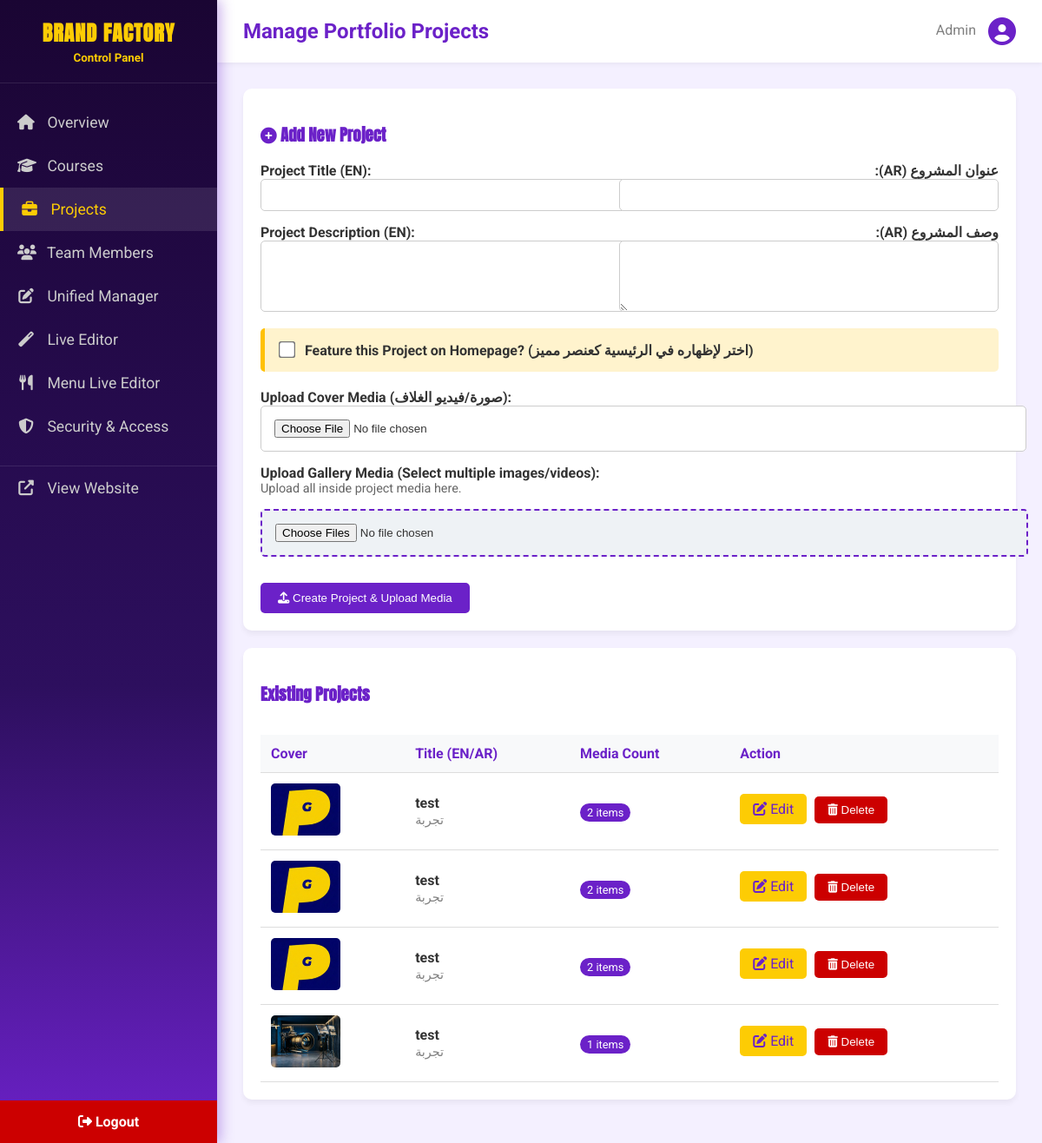
The page /admin/projects (signed in) on the database its author committed.
### main.py (models this page shows)
class Project(db.Model):
    id = db.Column(db.Integer, primary_key=True)
    title_ar = db.Column(db.String(100), nullable=False)
    title_en = db.Column(db.String(100), nullable=False)
    description_ar = db.Column(db.Text, nullable=True)
    description_en = db.Column(db.Text, nullable=True)
    is_featured = db.Column(db.Boolean, default=False)
    cover_media = db.Column(db.String(128), nullable=True)
    cover_media_type = db.Column(db.String(20), nullable=True) # 'image' or 'video'
    media_items = relationship('ProjectMedia', backref='project', cascade="all, delete-orphan")
    @property
    def thumbnail(self):
        if self.cover_media and self.cover_media_type == 'image':
            return self.cover_media
        for m in self.media_items:
            if m.media_type == 'image':
                return m.path
        return None

### main.py (the view, shortened to what this page needs)
@admin_bp.route('/projects', methods=['GET', 'POST'])
@login_required
def projects():
    projects_list = Project.query.order_by(Project.id.desc()).all()
    return render_template('admin/projects.html', projects=projects_list)

### main.py (called while the page is built)
@app.before_request
def before_request():
    g.lang = session.get('lang', 'ar') # اللغة الافتراضية عربي

@app.context_processor
def inject_global_data():
    if not hasattr(g, '_site_content'):
        g._site_content = SiteContent.query.first()
    return dict(lang=g.lang, global_site_content=g._site_content, cache_id=app_version)

def login_required(f):
    @wraps(f)
    def decorated_function(*args, **kwargs):
        if not session.get('admin_logged_in'):
            return redirect(url_for('admin.login', next=request.url))
        return f(*args, **kwargs)
    return decorated_function

@admin_bp.before_request
def restrict_admin_access():
    allowed_endpoints = ['admin.login', 'admin.forgot_password']
    if request.endpoint and request.endpoint.startswith('admin.') and request.endpoint not in allowed_endpoints:
        if not session.get('admin_logged_in'):
            flash('Please log in to access the Control Panel.', 'error')
            return redirect(url_for('admin.login'))

### src/templates/admin/projects.html (shortened to what this page needs)
{% extends "admin/base.html" %}
{% block page_title %}Manage Portfolio Projects{% endblock %}
{% block nav_projects %}active{% endblock %}
{% block content %}
<div class="card">
    <h3 style="color: var(--primary-blue); font-family: 'Anton', sans-serif;"><i class="fas fa-plus-circle"></i> Add New
        Project</h3>
    <form method="POST" action="{{ url_for('admin.projects') }}" enctype="multipart/form-data">
        <div style="display: flex; gap: 20px; flex-wrap: wrap;">
            <div style="flex: 1; min-width: 300px;">
                <label style="font-weight: bold;">Project Title (EN):</label>
                <input type="text" name="title_en" required
                    style="width:100%; padding:10px; margin-bottom:15px; border-radius: 5px; border: 1px solid #ccc;">
                <label style="font-weight: bold;">Project Description (EN):</label>
                <textarea name="description_en" rows="4"
                    style="width:100%; padding:10px; margin-bottom:15px; border-radius: 5px; border: 1px solid #ccc;"></textarea>
            </div>
            <div style="flex: 1; min-width: 300px;" dir="rtl">
                <label style="font-weight: bold;">عنوان المشروع (AR):</label>
                <input type="text" name="title_ar" required
                    style="width:100%; padding:10px; margin-bottom:15px; border-radius: 5px; border: 1px solid #ccc;">
                <label style="font-weight: bold;">وصف المشروع (AR):</label>
                <textarea name="description_ar" rows="4"
                    style="width:100%; padding:10px; margin-bottom:15px; border-radius: 5px; border: 1px solid #ccc;"></textarea>
            </div>
        </div>
        <div
            style="background:#fff3cd; padding:15px; border-left:5px solid #ffc107; margin-bottom:20px; border-radius:5px;">
            <label style="font-weight:bold; cursor:pointer;">
                <input type="checkbox" name="is_featured" value="1" style="transform: scale(1.5); margin-right: 10px;">
                Feature this Project on Homepage? (اختر لإظهاره في الرئيسية كعنصر مميز)
            </label>
        </div>
        <label style="font-weight: bold; display: block; margin-top: 10px;">Upload Cover Media (صورة/فيديو
            الغلاف):</label>
        <input type="file" name="cover_media" accept="image/*,video/*,.mkv,.flv,.wmv,.avi,.mov"
            style="display:block; margin-bottom:15px; padding: 15px; background: #fff; width: 100%; border-radius: 5px; border: 1px solid #ccc;">
        <label style="font-weight: bold; display: block; margin-top: 10px;">Upload Gallery Media (Select multiple
            images/videos):</label>
        <p style="color: #666; font-size: 0.9rem; margin-top: 0;">Upload all inside project media here.</p>
        <input type="file" name="upload_media" accept="image/*,video/*,.mkv,.flv,.wmv,.avi,.mov" multiple
            style="display:block; margin-bottom:20px; padding: 15px; background: #eef2f5; width: 100%; border-radius: 5px; border: 2px dashed var(--primary-blue);">
        <button type="submit" class="btn" style="margin-top: 10px;"><i class="fas fa-upload"></i> Create Project &
            Upload Media</button>
    </form>
</div>
<div class="card">
    <h3 style="color: var(--primary-blue); font-family: 'Anton', sans-serif;">Existing Projects</h3>
    <div class="table-responsive">
        <table>
            <tr>
                <th>Cover</th>
                <th>Title (EN/AR)</th>
                <th>Media Count</th>
                <th>Action</th>
            </tr>
            {% for project in projects %}
            <tr>
                <td>
                    {% if project.thumbnail %}
                    <img src="{{ url_for('static', filename='uploads/' + project.thumbnail) }}" width="80"
                        style="border-radius: 5px; height: 60px; object-fit: cover;">
                    {% else %}
                    <div
                        style="width: 80px; height: 60px; background: #eee; border-radius: 5px; display: flex; align-items: center; justify-content: center; color: #999;">
                        No Cover</div>
                    {% endif %}
                </td>
                <td style="font-weight: bold;">{{ project.title_en }}<br><span
                        style="color: gray; font-size: 0.9em; font-weight: normal;">{{ project.title_ar }}</span></td>
                <td><span
                        style="background: var(--primary-blue); color: white; padding: 3px 8px; border-radius: 20px; font-size: 0.8rem;">{{
                        project.media_items|length }} items</span></td>
                <td>
                    <a href="{{ url_for('admin.edit_project', id=project.id) }}" class="btn"
                        style="background:var(--accent-yellow); color:var(--primary-blue); padding:8px 15px; margin-right:5px; margin-bottom: 5px;"><i
                            class="fas fa-edit"></i> Edit</a>
                    <form method="POST" action="{{ url_for('admin.delete_project', id=project.id) }}"
                        style="display:inline;"
                        onsubmit="return confirm('Are you sure you want to delete this project and all its media?');">
                        <button type="submit"
                            style="background:#cc0000; color:white; border:none; padding:8px 15px; border-radius:5px; cursor:pointer;"><i
                                class="fas fa-trash-alt"></i> Delete</button>
                    </form>
                </td>
            </tr>
            {% else %}
            <tr>
                <td colspan="4" style="text-align: center; padding: 30px; color: gray;">No projects added yet.</td>
            </tr>
            {% endfor %}
        </table>
    </div>
</div>
{% endblock %}

### src/templates/admin/base.html (style rules this page uses)
:root { --primary-blue: #6B21C8; --accent-yellow: #FDCC04; --sidebar-width: 250px; --bg-color: #f4f0ff; --text-dark: #333; }
body { margin: 0; padding: 0; font-family: 'Roboto', sans-serif; background-color: var(--bg-color); color: var(--text-dark); display: flex; min-height: 100vh; }
.card { background: white; border-radius: 10px; padding: 20px; box-shadow: 0 4px 6px rgba(0, 0, 0, 0.05); margin-bottom: 20px; }
.btn { background: var(--primary-blue); color: white; padding: 10px 20px; border: none; border-radius: 5px; cursor: pointer; text-decoration: none; display: inline-block; transition: 0.3s; }
.table-responsive { overflow-x: auto; }
table { width: 100%; border-collapse: collapse; margin-top: 15px; }
table th, table td { padding: 12px; text-align: left; border-bottom: 1px solid #ddd; }
table th { background: #f8f9fa; color: var(--primary-blue); }

### rows shown on the page
Project: cover_media+cover_media_type (picture), title_en "test", title_ar "تجربة", media_items|length "2"
Project: cover_media+cover_media_type (picture), title_en "test", title_ar "تجربة", media_items|length "2"
Project: cover_media+cover_media_type (picture), title_en "test", title_ar "تجربة", media_items|length "2"
Project: cover_media+cover_media_type (picture), title_en "test", title_ar "تجربة", media_items|length "1"
